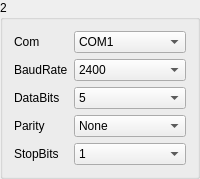
       <widget class="QGroupBox" name="gBoxMeter_2">
        <property name="title">
         <string>2</string>
        </property>
        <layout class="QGridLayout" name="gridLayout_6">
         <item row="0" column="0">
          <widget class="QLabel" name="label_28">
           <property name="sizePolicy">
            <sizepolicy hsizetype="Fixed" vsizetype="Preferred">
             <horstretch>0</horstretch>
             <verstretch>0</verstretch>
            </sizepolicy>
           </property>
           <property name="text">
            <string>Com</string>
           </property>
          </widget>
         </item>
         <item row="0" column="1">
          <widget class="QComboBox" name="comboMeterSerialNum_2">
           <item>
            <property name="text">
             <string>COM1</string>
            </property>
           </item>
           <item>
            <property name="text">
             <string>COM2</string>
            </property>
           </item>
           <item>
            <property name="text">
             <string>COM3</string>
            </property>
           </item>
           <item>
            <property name="text">
             <string>COM4</string>
            </property>
           </item>
           <item>
            <property name="text">
             <string>COM5</string>
            </property>
           </item>
           <item>
            <property name="text">
             <string>COM6</string>
            </property>
           </item>
           <item>
            <property name="text">
             <string>COM7</string>
            </property>
           </item>
           <item>
            <property name="text">
             <string>COM8</string>
            </property>
           </item>
           <item>
            <property name="text">
             <string>COM9</string>
            </property>
           </item>
           <item>
            <property name="text">
             <string>COM10</string>
            </property>
           </item>
           <item>
            <property name="text">
             <string>COM11</string>
            </property>
           </item>
           <item>
            <property name="text">
             <string>COM12</string>
            </property>
           </item>
           <item>
            <property name="text">
             <string>COM13</string>
            </property>
           </item>
           <item>
            <property name="text">
             <string>COM14</string>
            </property>
           </item>
           <item>
            <property name="text">
             <string>COM15</string>
            </property>
           </item>
           <item>
            <property name="text">
             <string>COM16</string>
            </property>
           </item>
           <item>
            <property name="text">
             <string>COM17</string>
            </property>
           </item>
           <item>
            <property name="text">
             <string>COM18</string>
            </property>
           </item>
           <item>
            <property name="text">
             <string>COM19</string>
            </property>
           </item>
           <item>
            <property name="text">
             <string>COM20</string>
            </property>
           </item>
          </widget>
         </item>
         <item row="1" column="0">
          <widget class="QLabel" name="label_29">
           <property name="text">
            <string>BaudRate</string>
           </property>
          </widget>
         </item>
         <item row="1" column="1">
          <widget class="QComboBox" name="comboMeterBaudRate_2">
           <item>
            <property name="text">
             <string>2400</string>
            </property>
           </item>
           <item>
            <property name="text">
             <string>4800</string>
            </property>
           </item>
           <item>
            <property name="text">
             <string>9600</string>
            </property>
           </item>
           <item>
            <property name="text">
             <string>14400</string>
            </property>
           </item>
           <item>
            <property name="text">
             <string>19200</string>
            </property>
           </item>
           <item>
            <property name="text">
             <string>38400</string>
            </property>
           </item>
           <item>
            <property name="text">
             <string>56000</string>
            </property>
           </item>
          </widget>
         </item>
         <item row="2" column="0">
          <widget class="QLabel" name="label_30">
           <property name="text">
            <string>DataBits</string>
           </property>
          </widget>
         </item>
         <item row="2" column="1">
          <widget class="QComboBox" name="comboMeterBits_2">
           <item>
            <property name="text">
             <string>5</string>
            </property>
           </item>
           <item>
            <property name="text">
             <string>6</string>
            </property>
           </item>
           <item>
            <property name="text">
             <string>7</string>
            </property>
           </item>
           <item>
            <property name="text">
             <string>8</string>
            </property>
           </item>
          </widget>
         </item>
         <item row="3" column="0">
          <widget class="QLabel" name="label_31">
           <property name="text">
            <string>Parity</string>
           </property>
          </widget>
         </item>
         <item row="3" column="1">
          <widget class="QComboBox" name="comboMeterChkBit_2">
           <item>
            <property name="text">
             <string>None</string>
            </property>
           </item>
           <item>
            <property name="text">
             <string>Odd</string>
            </property>
           </item>
           <item>
            <property name="text">
             <string>Even</string>
            </property>
           </item>
          </widget>
         </item>
         <item row="4" column="0">
          <widget class="QLabel" name="label_32">
           <property name="text">
            <string>StopBits</string>
           </property>
          </widget>
         </item>
         <item row="4" column="1">
          <widget class="QComboBox" name="comboMeterEndBit_2">
           <item>
            <property name="text">
             <string>1</string>
            </property>
           </item>
           <item>
            <property name="text">
             <string>1.5</string>
            </property>
           </item>
           <item>
            <property name="text">
             <string>2</string>
            </property>
           </item>
          </widget>
         </item>
        </layout>
       </widget>
